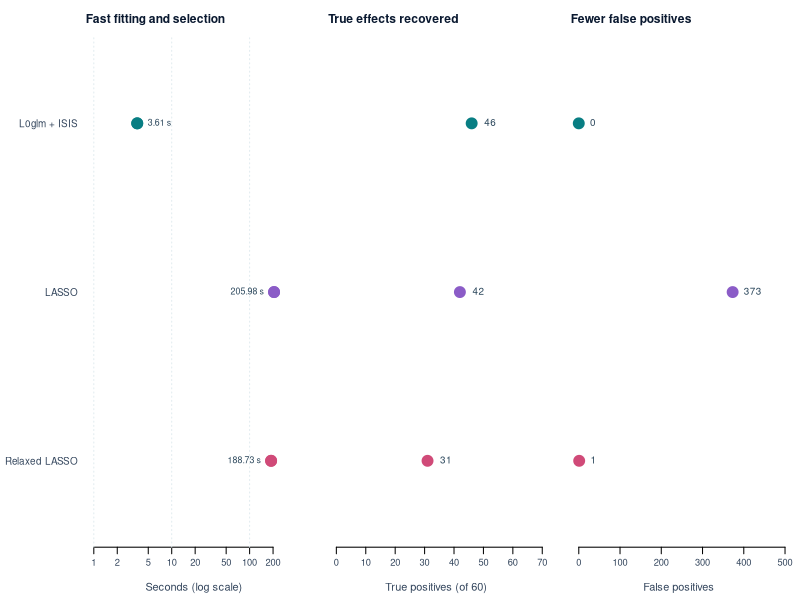

The R script that drew this image:
## ---- chunk 1
knitr::opts_chunk$set(collapse=TRUE, comment="#>", message=FALSE, warning=FALSE,
  fig.width=9, fig.height=4.2, dpi=160)
## ---- chunk 2
layout(matrix(1:3, nrow=1), widths=c(1.3, 1, 1))
par(mar=c(4, 6.5, 2.8, 1), mgp=c(2.5, .6, 0), family="sans", cex.axis=.85,
  bg="white", col.axis="#34465d", col.lab="#34465d", col.main="#0a1930")
labels <- c("L0glm + ISIS", "LASSO", "Relaxed LASSO")
cols <- c("#087e83", "#8b5cc7", "#d04a78")
seconds <- c(3.61, 205.98, 188.73)
plot(seconds, 3:1, log="x", xlim=c(min(1, min(seconds)/2), max(seconds)*1.8), ylim=c(.6, 3.4), pch=21, bg=cols,
  col=cols, cex=2.2, yaxt="n", xlab="Seconds (log scale)", ylab="", bty="n")
axis(2, at=3:1, labels=labels, las=1, tick=FALSE, cex.axis=.9)
abline(v=c(1, 10, 100), col="#e1ebef", lty=3)
points(seconds, 3:1, pch=21, bg=cols, col=cols, cex=2.2)
text(seconds, 3:1, sprintf("%.2f s", seconds), pos=ifelse(seconds > 50, 2, 4),
  offset=.8, cex=.8, col="#29455a")
title("Fast fitting and selection", adj=0, cex.main=1.1)
par(mar=c(4, 1, 2.8, 1))
tp <- c(46, 42, 31)
plot(tp, 3:1, xlim=c(0, 68), ylim=c(.6, 3.4), pch=21, bg=cols, col=cols,
  cex=2.2, yaxt="n", xlab="True positives (of 60)", ylab="", bty="n")
text(tp+2, 3:1, tp, pos=4, cex=.9, col="#29455a")
title("True effects recovered", adj=0, cex.main=1.1)
fp <- c(0, 373, 1)
plot(fp, 3:1, xlim=c(0, max(10, max(fp)*1.3)), ylim=c(.6, 3.4), pch=21, bg=cols, col=cols,
  cex=2.2, yaxt="n", xlab="False positives", ylab="", bty="n")
text(fp+.03*max(10, max(fp)), 3:1, fp, pos=4, cex=.9, col="#29455a")
title("Fewer false positives", adj=0, cex.main=1.1)
layout(1)
